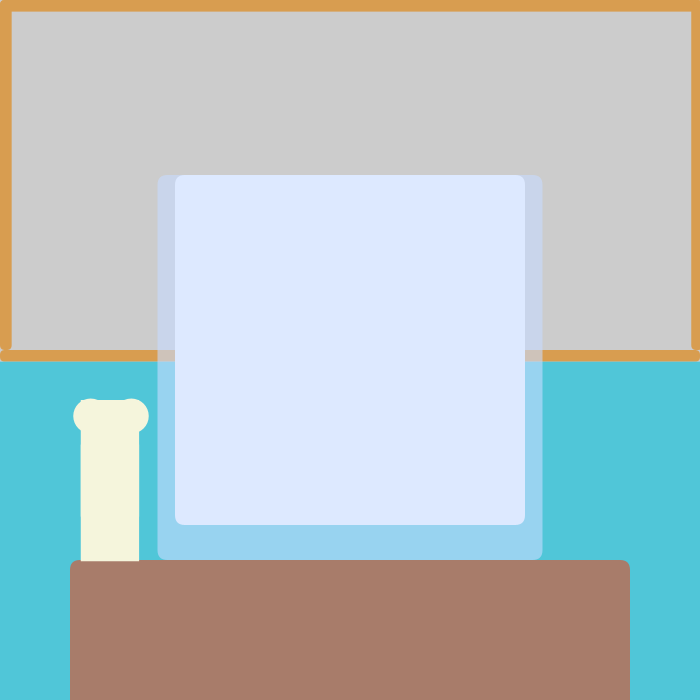
Frame 1 (no input)
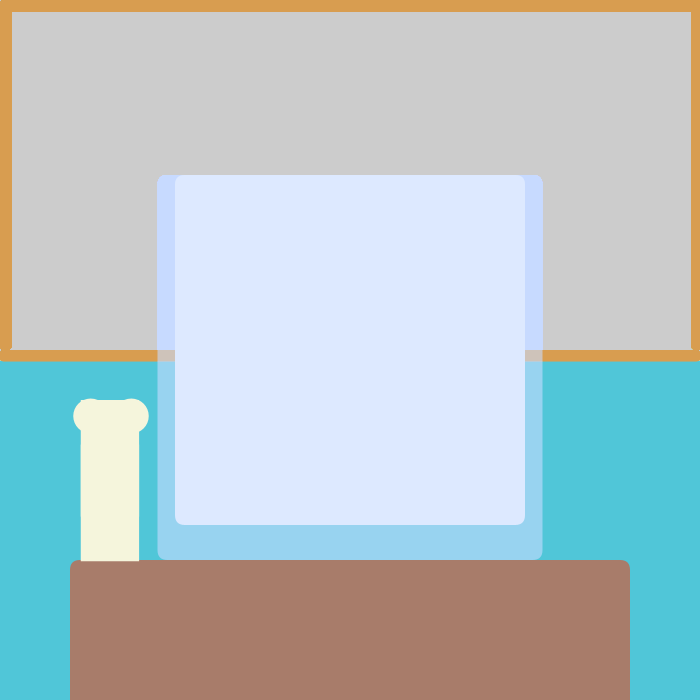
Frame 60 (the mouse pressed at the canvas centre just before this capture)
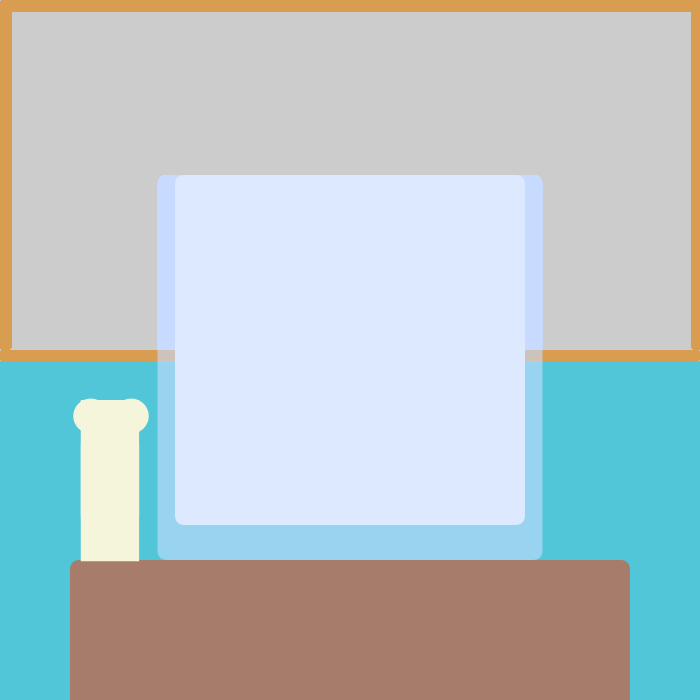
Frame 120 (the mouse held since frame 60 and released just before this capture)

The Processing sketch that drew these frames (run headless with seeded random() and noise(); from frame 60 on, the mouse is pressed at the canvas centre):

// Processing sketch: FA
// ── FA.pde
Window win;



void setup() {
  size(700,700);
  win= new Window(width/2);
}
void draw() {
  win.display();
}

// ── window.pde
class Window{
float s;
Window(float scale){
  s=scale;
}

void display(){

//fill(255);
//rect(s/2,s/2*1.1,s,s/2*1.1,10);
//fill(255,0,0);
//rect(s/2*1.1,s/2*1.1,s*0.9,s/2,10);
//fill(255,0,255);
//rect(s/3,s,s+s/3,s/9,9);

pushMatrix();
noStroke();
translate(width/2,height/2);

//---------------window----------
fill(216,157,80);
rect(-s,-s,width,s/30,5);
rect(-s,-s,s/30,height/2,5);
rect(-s,0,width,s/30,5);
rect(s-s/40,-s,s/30,height/2,5);

//--------------wall----------------------
fill(80,198,216);
rect(-s,0+s/30,width,height);

fill(255);
//---------------aquarium----------
rect(-s/2,-s/2,s,s,10);
fill(199, 219, 255,155);
rect(-s/2*1.1,-s/2,s*1.1,s*1.1,10);
//---------------desk-------------
fill(225,75,34,155);
rect(-s*0.8,s/2*1.2,s*1.6,s,10);
//----------------vase------------
fill(#F5F5DC);
rect(-s/1.3,s/3.7,s/6,s/3);
rect(-s/1.3,s/7,s/6,s/3);
circle(-s/1.35,s/5.3,s/10);
circle(-s/1.6,s/5.3,s/10);

popMatrix();
}

}
